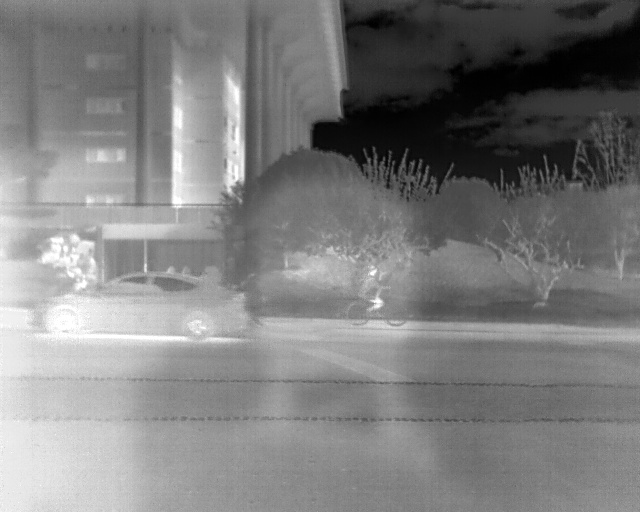
#> input picture image/ir test/ir6.jpg, 640 x 512 px
$ jupyter execute --allow-errors '7 week.ipynb'
#> lines starting #> are read from the running program, lines starting #| are printed output that depends on the picture; after the words box and inside, x2 and y2 are one past the last pixel; in counts of white or black regions, pixels touching at a corner belong together
[cell 1]
import cv2, numpy as np

#> (a cell that did not finish here is left out)

[cell 3]
## orb,sift,surf 로 ir 특징점 추출 해 보기

img1 = cv2.imread('image/ir test/ir6.jpg',0)
#> img1 is the input picture: shape (512, 640); min 0, max 255, mean 125.1
img2 = cv2.imread('image/ir test/rgb6.jpg',0)
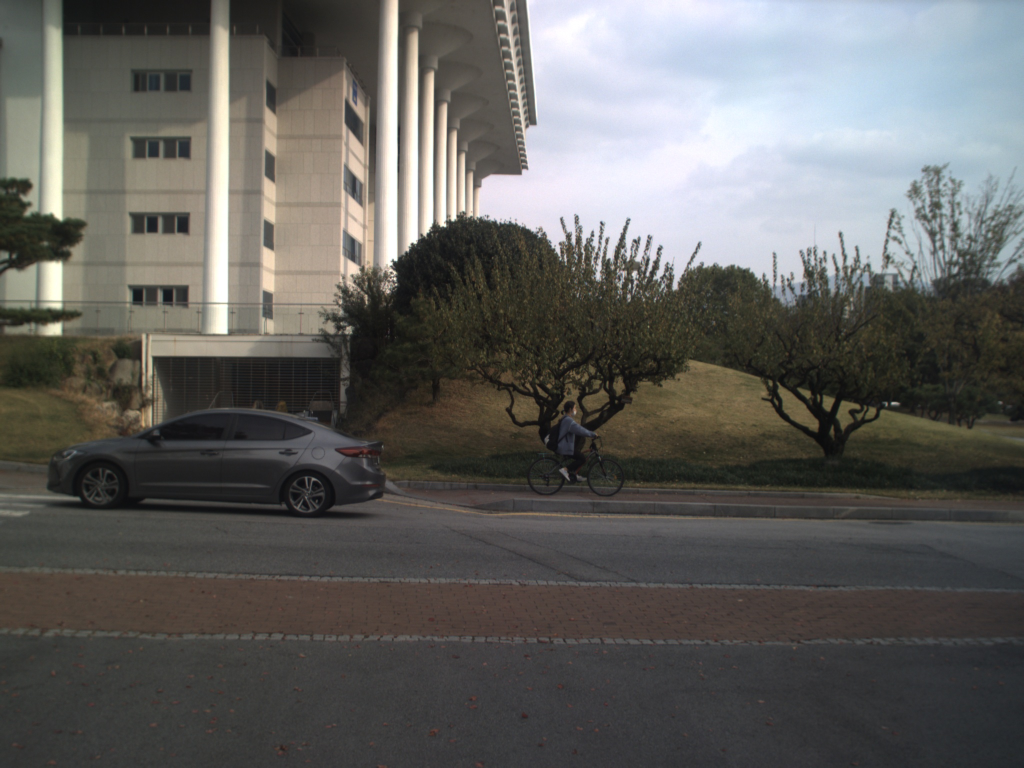
#> input picture image/ir test/rgb6.jpg, 2048 x 1536 px (shown at 1/2 size)
#> img2: shape (1536, 2048); min 11, max 255, mean 96.7
img2 = cv2.resize(img2, dsize = (0,0), fx = 0.5, fy = 0.5)
#> img2: shape (768, 1024)


img1 = cv2.Canny(img1,100,250)
#> img1: shape (512, 640); 1.2% white in thin lines or dots, all inside (x1, y1, x2, y2) = (41, 77, 619, 386)
img2 = cv2.Canny(img2,75,200)
#> img2: shape (768, 1024); 3.5% white in thin lines or dots, all inside (x1, y1, x2, y2) = (0, 0, 1024, 645)


##detector = cv2.xfeatures2d.SURF_create()
detector = cv2.xfeatures2d.SIFT_create()
##detector = cv2.ORB_create()


kp1, desc1 = detector.detectAndCompute(img1, None)
#> kp1 = 151 keypoints; strongest (x, y, size): (372, 273, 1.8), (65, 249, 1.9), (481, 179, 2.4), (579, 174, 2)
kp2, desc2 = detector.detectAndCompute(img2, None)
#> kp2 = 1297 keypoints; strongest (x, y, size): (600, 297, 2.4), (844, 278, 1.8), (502, 311, 3.2), (929, 214, 2)

matcher = cv2.BFMatcher(cv2.NORM_L1, crossCheck = True)
matches = matcher.match(desc1, desc2)
#> matches = 94 matches

matches = sorted(matches, key=lambda x:x.distance)

## 상위 특징점만 그린다
for i in matches[:50]:
    idx_des1 = i.queryIdx
    x1, y1, =  kp1[idx_des1].pt

    idx_des2 = i.trainIdx
    x2, y2, =  kp2[idx_des2].pt

    cv2.circle(img1, (int(x1), int(y1)), 3, (0, 0, 0), 3)
    cv2.circle(img2, (int(x2), int(y2)), 3, (255, 0, 0), 3)
#> this loop made 50 passes
#> (idx_des1, x1, y1, idx_des2, x2, y2) on passes 1 to 12: (19, 145.2, 257.5, 523, 475.4, 510.2), (45, 356.9, 255.8, 551, 501.6, 310.8), (120, 550.2, 286.9, 715, 575.7, 583.1), (72, 386.4, 321.8, 627, 522.5, 120.5), (81, 396.8, 157.5, 836, 612.3, 231.2), (48, 363.2, 264.9, 952, 709, 313.5), (40, 242, 138, 223, 277.4, 414.7), (21, 229.8, 126.7, 91, 144.2, 286.3), (71, 382, 153.1, 762, 589.3, 224.4), (148, 609.6, 182.7, 972, 783.5, 289.7), (47, 361.3, 159.8, 664, 556.6, 235.7), (98, 480.9, 179, 956, 715.5, 264.4)
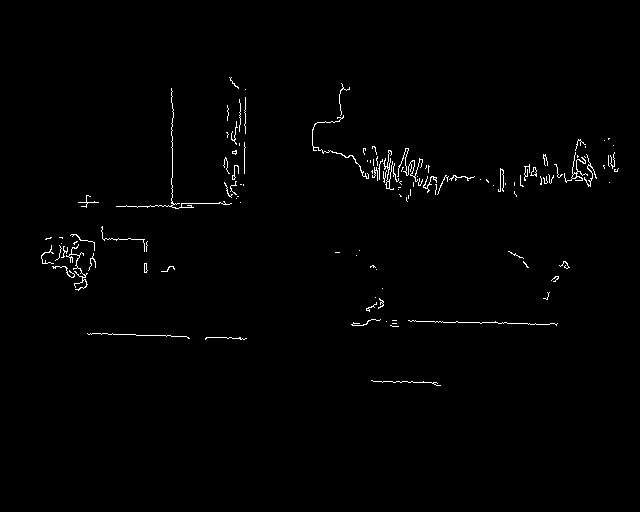
#> img1: shape (512, 640); 0.96% white in thin lines or dots, all inside (x1, y1, x2, y2) = (41, 77, 619, 386)
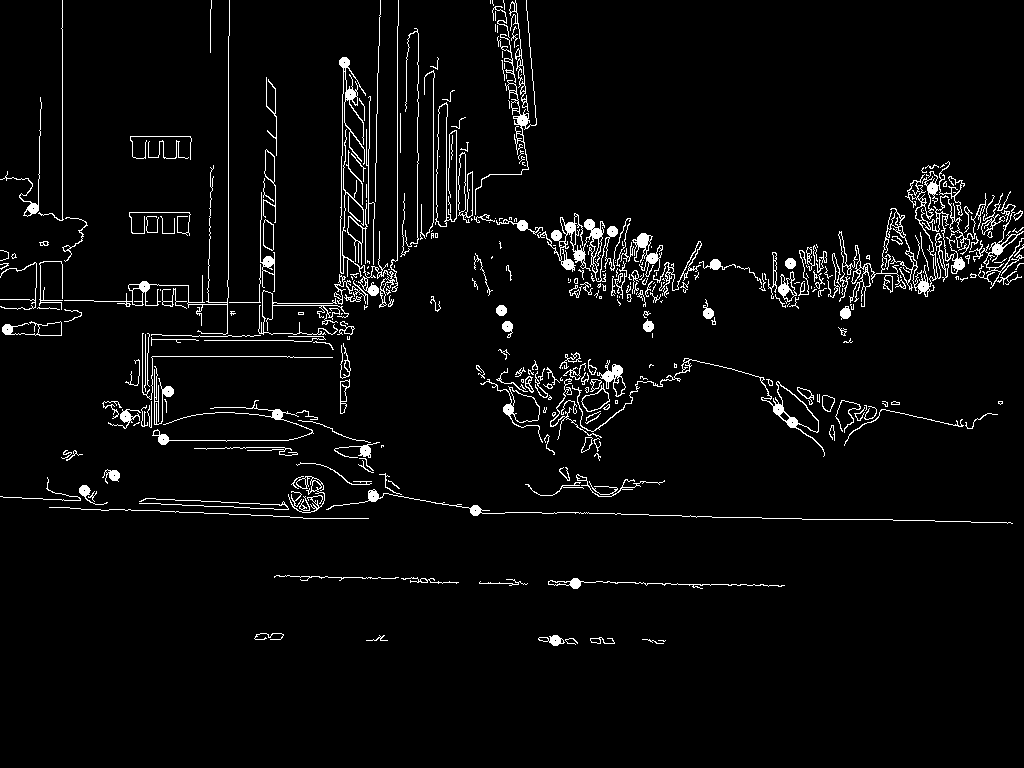
#> img2: shape (768, 1024); 3.9% white in thin lines or dots, all inside (x1, y1, x2, y2) = (0, 0, 1024, 646)


res1 = cv2.drawMatches(img1, kp1, img2, kp2, matches[:50], None,flags=cv2.DRAW_MATCHES_FLAGS_NOT_DRAW_SINGLE_POINTS)
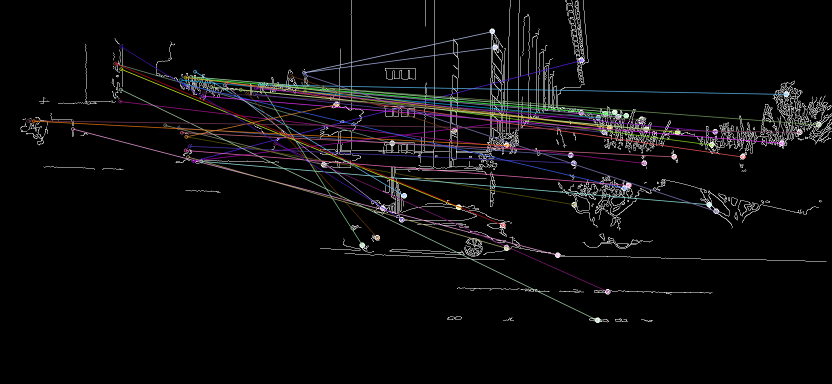
#> res1: shape (768, 1664, 3) (shown at 1/2 size); mean of channels 0, 1, 2 11.2, 10.5, 11.4; drawn as B, G, R

cv2.imshow('res1', res1)
cv2.imshow('image1', img1)
cv2.imshow('image2 ', img2)
cv2.waitKey()
cv2.destroyAllWindows()

[cell 4]
## 매칭

img1 = cv2.imread('image/ir test/ir2-1.jpg',0)
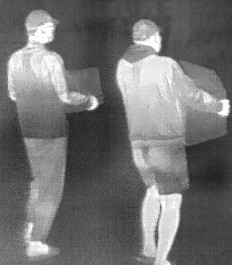
#> input picture image/ir test/ir2-1.jpg, 232 x 265 px
#> img1 is the input picture: shape (265, 232); min 28, max 255, mean 113.6
img2 = cv2.imread('image/ir test/rgb2-1.jpg',0)
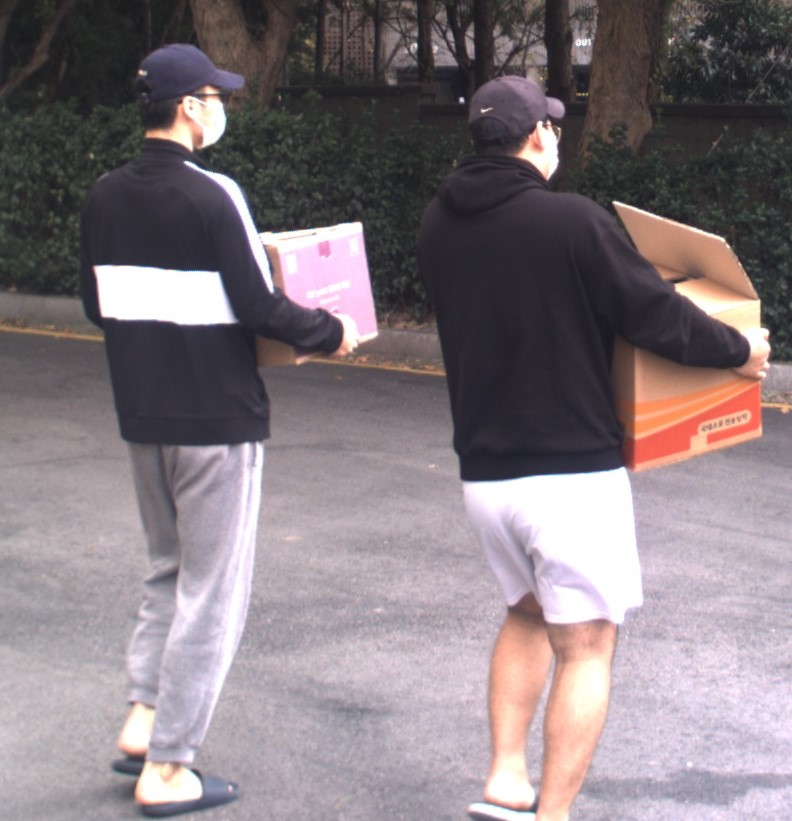
#> input picture image/ir test/rgb2-1.jpg, 792 x 821 px
#> img2: shape (821, 792); min 25, max 255, mean 125.6
img2 = cv2.resize(img2, dsize = (0,0), fx = 0.5, fy = 0.5)
#> img2: shape (410, 396)


detector = cv2.xfeatures2d.SIFT_create(contrastThreshold = 0.2)


kp1, desc1 = detector.detectAndCompute(img1, None)
#> kp1 = 8 keypoints; (x, y, size): (94, 104, 6.4), (161, 213, 30.8), (161, 213, 30.8), (152, 82, 49), (152, 82, 49), (41, 30, 18.5), (41, 30, 18.5), (224, 112, 5.7)
kp2, desc2 = detector.detectAndCompute(img2, None)
#> kp2 = 36 keypoints; strongest (x, y, size): (96, 149, 21.3), (66, 146, 21.9), (271, 76, 13.2), (101, 60, 17.2)

matcher = cv2.BFMatcher(cv2.NORM_L1, crossCheck = True)
matches = matcher.match(desc1, desc2)
#> matches = 6 matches

matches = sorted(matches, key=lambda x:x.distance)


src_pts = np.float32([ kp1[m.queryIdx].pt for m in matches ]).reshape(-1,1,2)
#> src_pts = [[41.4, 29.77], [41.4, 29.77], [94.27, 103.6], [161.4, 212.8], [161.4, 212.8], [152.1, 82.29]]
dst_pts = np.float32([ kp2[m.trainIdx].pt for m in matches ]).reshape(-1,1,2)
#> dst_pts = [[308, 101.5], [308, 101.5], [70.68, 36.12], [370.5, 157.3], [94.04, 81.63], [100.7, 59.73]]


mtrx, mask = cv2.findHomography(src_pts, dst_pts, cv2.RANSAC, 5.0)
#> mask = [0, 0, 0, 0, 0, 0]
h,w = img1.shape
#> h = 265; w = 232
pts = np.float32([ [[0,0]],[[0,h]],[[w,h]],[[w,0]] ])
#> pts = [[0, 0], [0, 265], [232, 265], [232, 0]]
#> (the rest of this cell did not finish here and is left out)

[cell 5]
print(img2.tolist())
#> (printed output is left out)

[cell 6]
img1 = cv2.imread('image/ir test/ir2-1.jpg',0)
img2 = cv2.imread('image/ir test/rgb2.jpg',0)
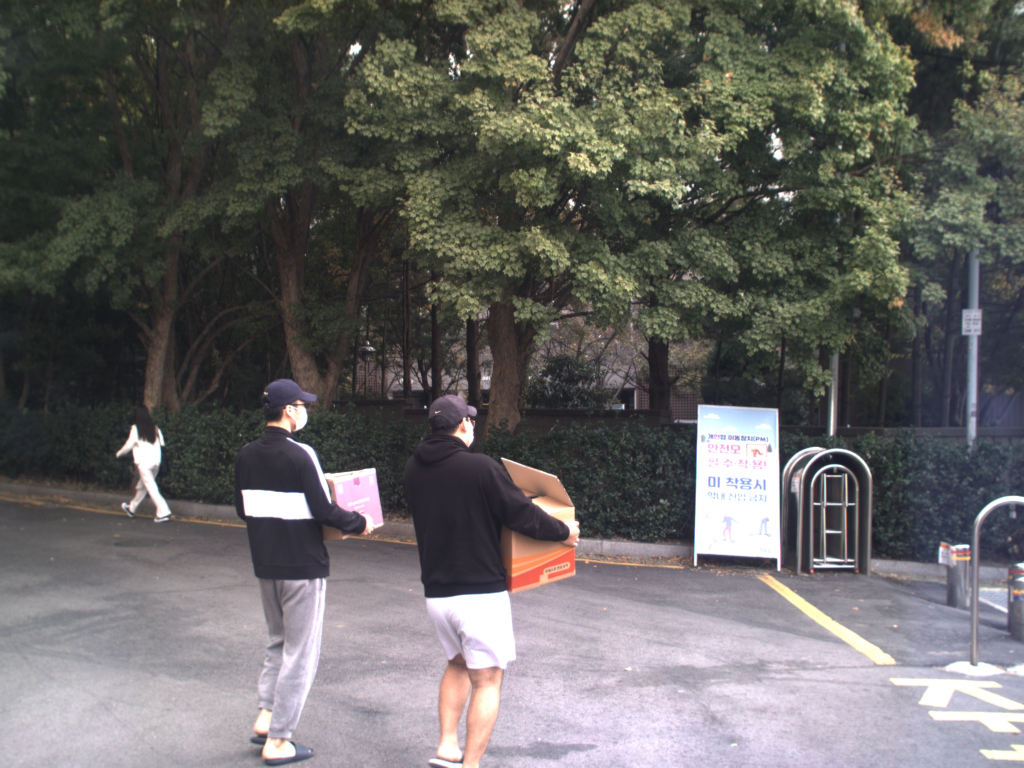
#> input picture image/ir test/rgb2.jpg, 2048 x 1536 px (shown at 1/2 size)
#> img2: shape (1536, 2048); min 22, max 255, mean 100.8
img2 = cv2.resize(img2, dsize = (0,0), fx = 0.5, fy = 0.5)
#> img2: shape (768, 1024)

img1 = cv2.Canny(img1,125,200, L2gradient = True)
#> img1: shape (265, 232); 3.5% white in thin lines or dots
img2 = cv2.Canny(img2, 200, 400, L2gradient = True)
#> img2: shape (768, 1024); 1.1% white in thin lines or dots, all inside (x1, y1, x2, y2) = (116, 0, 1024, 768)

detector = cv2.xfeatures2d.SIFT_create()

kp1, desc1 = detector.detectAndCompute(img1, None)
#> kp1 = 78 keypoints; strongest (x, y, size): (29, 45, 1.9), (30, 198, 3.2), (61, 62, 2.1), (84, 100, 2)
kp2, desc2 = detector.detectAndCompute(img2, None)
#> kp2 = 379 keypoints; strongest (x, y, size): (761, 127, 1.8), (594, 99, 3.1), (581, 77, 2), (617, 190, 2.4)

matcher = cv2.BFMatcher(cv2.NORM_L1, crossCheck = True)
matches = matcher.match(desc1, desc2)
#> matches = 44 matches

matches = sorted(matches, key=lambda x:x.distance)


## 상위 특징점만 그린다
for i in matches[:100]:
    idx_des1 = i.queryIdx
    x1, y1, =  kp1[idx_des1].pt

    idx_des2 = i.trainIdx
    x2, y2, =  kp2[idx_des2].pt

    cv2.circle(img1, (int(x1), int(y1)), 3, (0, 0, 255), 3)
    cv2.circle(img2, (int(x2), int(y2)), 3, (0, 0, 255), 3)
#> this loop made 44 passes
#> (idx_des1, x1, y1, idx_des2, x2, y2) on passes 1 to 12: (30, 64.18, 68.68, 357, 867, 468), (25, 60.96, 62.11, 376, 1004.5, 499.2), (29, 64.18, 68.68, 356, 867, 468), (62, 157.2, 224.2, 139, 580.9, 73.12), (65, 169.8, 84.05, 378, 1017.7, 579.1), (66, 169.8, 84.05, 66, 435.7, 412.3), (24, 60.96, 62.11, 44, 325.6, 488), (7, 29.74, 197.9, 197, 634.2, 87.7), (68, 181.3, 138.6, 191, 620, 286.1), (70, 181.7, 138.1, 189, 620, 286.1), (38, 91.32, 108.2, 77, 473.3, 423.1), (50, 144.6, 43.04, 129, 566.3, 514.7)
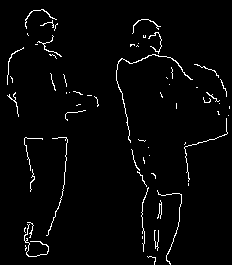
#> img1: shape (265, 232); 2.6% white in thin lines or dots
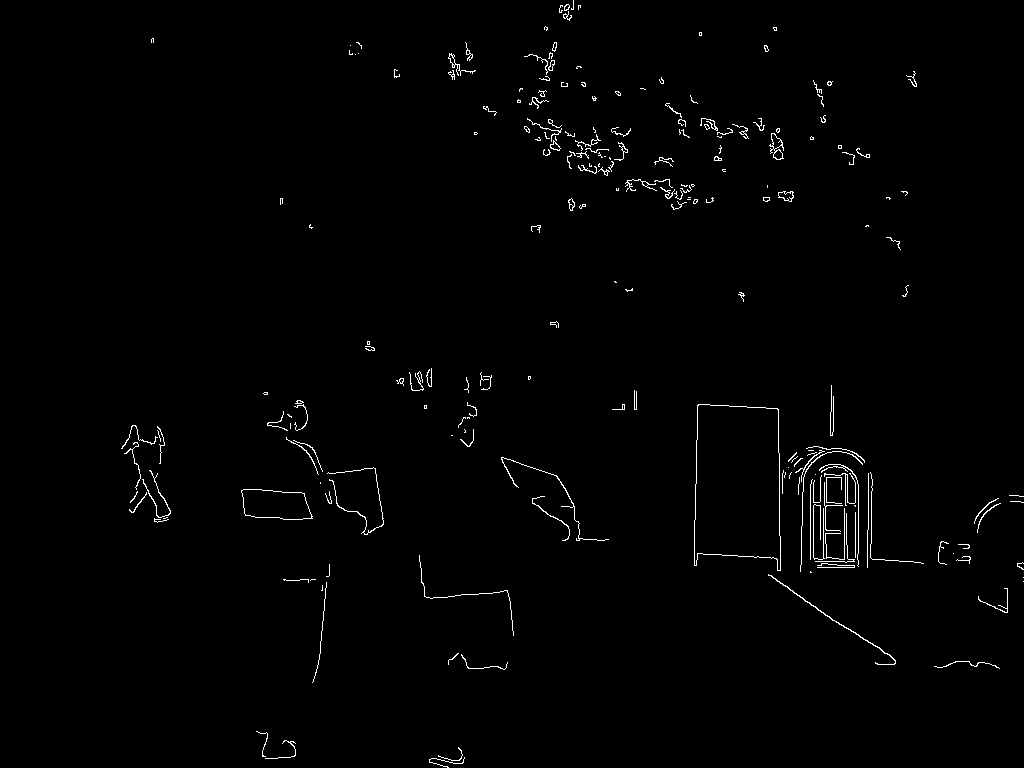
#> img2: shape (768, 1024); 1% white in thin lines or dots, all inside (x1, y1, x2, y2) = (121, 0, 1024, 768)


res1 = cv2.drawMatches(img1, kp1, img2, kp2, matches[:50], None,flags=cv2.DRAW_MATCHES_FLAGS_NOT_DRAW_SINGLE_POINTS)
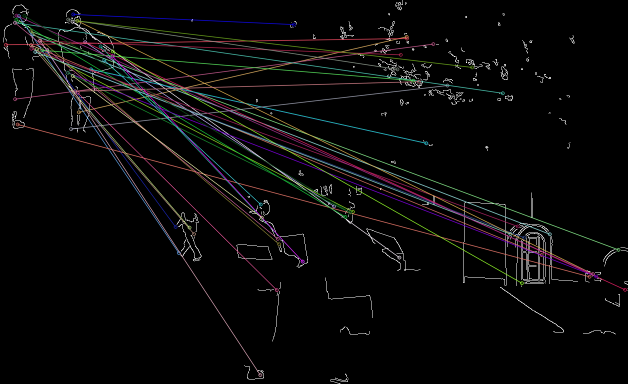
#> res1: shape (768, 1256, 3) (shown at 1/2 size); mean of channels 0, 1, 2 8.5, 8.6, 9.1; drawn as B, G, R
cv2.imshow('res', res1)
cv2.imshow('canny1', img1)
cv2.imshow('canny2', img2)
cv2.waitKey()
cv2.destroyAllWindows()
